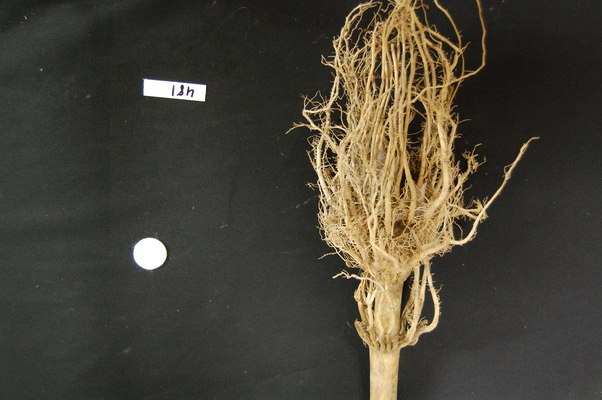
#> input picture oficina_1/maize-root-cluster.jpg, 602 x 400 px
$ python 2.py
#> lines starting #> are read from the running program, lines starting #| are printed output that depends on the picture
import matplotlib.pyplot as plt
import numpy as np
import cv2


def image_thresholding(img, th=127):
    _, bin_img = cv2.threshold(img, th, 255, cv2.THRESH_BINARY)
    return bin_img


img = cv2.imread("./maize-root-cluster.jpg")
#> img is the input picture: shape (400, 602, 3); mean B, G, R 54.5, 66.4, 70.5
print("Shape img", img.shape)
#| Shape img (400, 602, 3)

img_bin = image_thresholding(img)
#> in image_thresholding, `_, bin_img = cv2.threshold(img, th, 255, cv2.THRESH_BINARY)`:
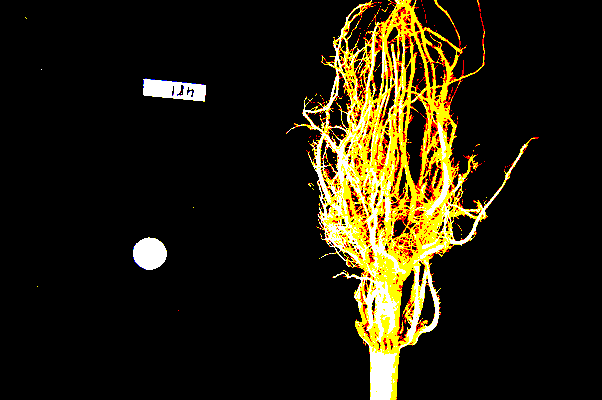
#> bin_img: shape (400, 602, 3); mean B, G, R 11.8, 30, 36

plt.figure()
plt.imshow(img_bin, cmap="gray")
plt.show()
